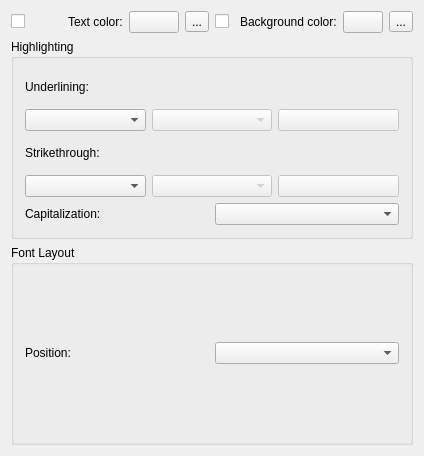
<?xml version="1.0" encoding="UTF-8"?>
<ui version="4.0">
 <class>CharacterHighlighting</class>
 <widget class="QWidget" name="CharacterHighlighting">
  <property name="geometry">
   <rect>
    <x>0</x>
    <y>0</y>
    <width>424</width>
    <height>456</height>
   </rect>
  </property>
  <layout class="QGridLayout" name="gridLayout_2">
   <item row="0" column="0">
    <layout class="QHBoxLayout" name="horizontalLayout_7">
     <item>
      <layout class="QHBoxLayout" name="horizontalLayout_5">
       <item>
        <widget class="QCheckBox" name="enableText"/>
       </item>
       <item>
        <widget class="QLabel" name="textColorLabel">
         <property name="text">
          <string>Text color:</string>
         </property>
         <property name="wordWrap">
          <bool>false</bool>
         </property>
         <property name="buddy">
          <cstring>textColor</cstring>
         </property>
        </widget>
       </item>
       <item>
        <widget class="KColorButton" name="textColor"/>
       </item>
       <item>
        <widget class="QToolButton" name="resetTextColor">
         <property name="text">
          <string>...</string>
         </property>
        </widget>
       </item>
      </layout>
     </item>
     <item>
      <layout class="QHBoxLayout" name="horizontalLayout_6">
       <item>
        <widget class="QCheckBox" name="enableBackground">
         <property name="text">
          <string/>
         </property>
        </widget>
       </item>
       <item>
        <widget class="QLabel" name="backgroundColorLabel">
         <property name="text">
          <string>Background color:</string>
         </property>
         <property name="wordWrap">
          <bool>false</bool>
         </property>
         <property name="buddy">
          <cstring>backgroundColor</cstring>
         </property>
        </widget>
       </item>
       <item>
        <widget class="KColorButton" name="backgroundColor"/>
       </item>
       <item>
        <widget class="QToolButton" name="resetBackground">
         <property name="text">
          <string>...</string>
         </property>
        </widget>
       </item>
      </layout>
     </item>
    </layout>
   </item>
   <item row="1" column="0">
    <layout class="QGridLayout" name="fontLayout"/>
   </item>
   <item row="2" column="0">
    <widget class="QGroupBox" name="hilightGroupBox">
     <property name="title">
      <string>Highlighting</string>
     </property>
     <layout class="QGridLayout" name="gridLayout">
      <item row="0" column="0">
       <widget class="QLabel" name="textLabel1">
        <property name="enabled">
         <bool>true</bool>
        </property>
        <property name="text">
         <string>Underlining:</string>
        </property>
        <property name="wordWrap">
         <bool>false</bool>
        </property>
        <property name="buddy">
         <cstring>underlineStyle</cstring>
        </property>
       </widget>
      </item>
      <item row="1" column="0">
       <layout class="QHBoxLayout" name="horizontalLayout">
        <item>
         <widget class="KComboBox" name="underlineStyle"/>
        </item>
        <item>
         <widget class="KComboBox" name="underlineLineStyle">
          <property name="enabled">
           <bool>false</bool>
          </property>
         </widget>
        </item>
        <item>
         <widget class="KColorButton" name="underlineColor">
          <property name="enabled">
           <bool>false</bool>
          </property>
         </widget>
        </item>
       </layout>
      </item>
      <item row="2" column="0">
       <widget class="QLabel" name="textLabel2">
        <property name="text">
         <string>Strikethrough:</string>
        </property>
       </widget>
      </item>
      <item row="3" column="0">
       <layout class="QHBoxLayout" name="horizontalLayout_2">
        <item>
         <widget class="QComboBox" name="strikethroughStyle"/>
        </item>
        <item>
         <widget class="QComboBox" name="strikethroughLineStyle">
          <property name="enabled">
           <bool>false</bool>
          </property>
         </widget>
        </item>
        <item>
         <widget class="KColorButton" name="strikethroughColor">
          <property name="enabled">
           <bool>false</bool>
          </property>
         </widget>
        </item>
       </layout>
      </item>
      <item row="4" column="0">
       <layout class="QHBoxLayout" name="horizontalLayout_4">
        <item>
         <widget class="QLabel" name="label_6">
          <property name="text">
           <string>Capitalization:</string>
          </property>
         </widget>
        </item>
        <item>
         <widget class="QComboBox" name="capitalizationList"/>
        </item>
       </layout>
      </item>
     </layout>
    </widget>
   </item>
   <item row="3" column="0">
    <widget class="QGroupBox" name="positionGroup">
     <property name="title">
      <string>Font Layout</string>
     </property>
     <layout class="QGridLayout" name="gridLayout_3">
      <item row="0" column="0">
       <layout class="QHBoxLayout" name="horizontalLayout_3">
        <item>
         <widget class="QLabel" name="label">
          <property name="text">
           <string>Position:</string>
          </property>
         </widget>
        </item>
        <item>
         <widget class="QComboBox" name="positionList"/>
        </item>
       </layout>
      </item>
     </layout>
    </widget>
   </item>
  </layout>
 </widget>
 <layoutdefault spacing="6" margin="11"/>
 <customwidgets>
  <customwidget>
   <class>KColorButton</class>
   <extends>QPushButton</extends>
   <header>kcolorbutton.h</header>
   <container>1</container>
  </customwidget>
  <customwidget>
   <class>KComboBox</class>
   <extends>QComboBox</extends>
   <header>kcombobox.h</header>
  </customwidget>
 </customwidgets>
 <includes>
  <include location="local">kcolorbutton.h</include>
  <include location="local">kcombobox.h</include>
 </includes>
 <resources/>
 <connections/>
</ui>
